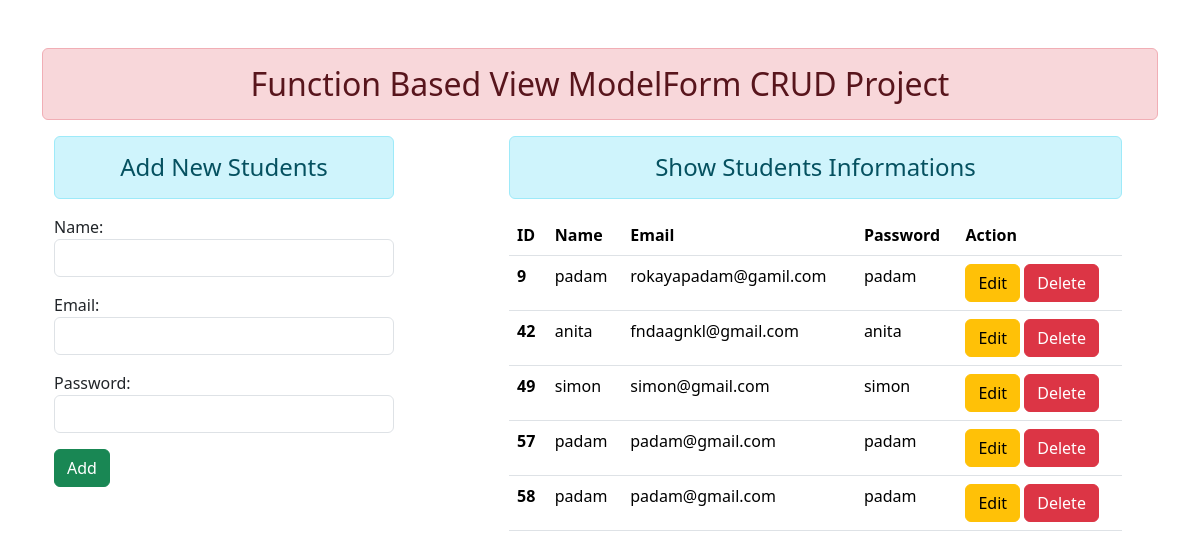
The page / on the database its author committed.
### blogs/models.py (models this page shows)
class User(models.Model):
    name = models.CharField(max_length=60)
    email = models.EmailField(max_length=70)
    password = models.CharField(max_length=20)

### blogs/views.py (the view)
# urls.py: path('', views.add_view, name = 'home'),
def add_view(request):
    if request.method == 'POST':
        fm = BlogsFOrm(request.POST)
        if fm.is_valid():
            nm = fm.cleaned_data['name']
            em = fm.cleaned_data['email']
            pw = fm.cleaned_data['password']
            reg = User(name=nm, email=em, password=pw)
            reg.save()
            fm = BlogsFOrm()
    else:
        fm = BlogsFOrm()
    stud = User.objects.all()
    return render(request, 'blogs/addshow.html', {'form':fm, 'stu':stud})

### blogs/forms.py
class BlogsFOrm(forms.ModelForm):
    class Meta:
        model = User
        fields = '__all__'
        widgets = {
            'name': forms.TextInput(attrs={'class':'form-control'}),
            'email':forms.EmailInput(attrs={'class':'form-control'}),
            'password':forms.PasswordInput(render_value=True, attrs={'class':'form-control'})
        }

### blogs/templates/blogs/addshow.html (shortened to what this page needs)
{% extends 'blogs/base.html' %}
{% block content %}
<div class= "container row">
 <div class="col-sm-4 ">
   <h4 class="text-center alert alert-info"> Add New Students </h4>
   <form action="" method="POST">
    {{form.as_p}}
    <input type="submit" value="Add" class="btn btn-success">
   </form>
 </div>
 <div class="col-sm-7 offset-1">
    <h4 class="text-center alert alert-info">Show Students Informations </h4>
    <form action="" method="POST">
    {% if stu %}
        <table class="table">
            <thead>
                <tr>
                    <th scope="col">ID</th>
                    <th scope="col">Name</th>
                    <th scope="col">Email</th>
                    <th scope="col">Password</th>
                    <th scope="col">Action</th>
                 </tr>
            </thead>
            <tbody>
               {% for st in stu%}
                  <tr>
                    <th scope="row">{{st.id}}</th>
                    <td>{{st.name}}</td>
                    <td>{{st.email}}</td>
                    <td>{{st.password}}</td>
                    <td>
                        <a href="{% url 'update' st.id %}" class="btn btn-warning">Edit</a>
                        <form action="{% url 'delete' st.id %}" method="post" class="d-inline">
                            <input type="submit" class="btn btn-danger" value="Delete">
                        </form>
                    </td>
                  </tr>
               {% endfor %}
            </tbody>
        </table>
    {% else %}
     <h4 class="text-center alert alert-warning">No Records </h4>
    {% endif %}
    </form>
  </div>
 </div>
{% endblock content %}

### blogs/templates/blogs/base.html (shortened to what this page needs)
<!DOCTYPE html>
{% load static %}
<html lang="en">
<head>
    <link rel="stylesheet" href="{% static 'blogs/css/bootstrap.css' %}">
</head>
<body>
    <div class="container mt-5">
        <h2 class="text-center alert alert-danger">Function Based View ModelForm CRUD Project</h2>
        {% block content%}
        {% endblock content%}
    </div>
</body>
</html>

### rows shown on the page
User: id "9", name "padam", email "rokayapadam@gamil.com", password "padam"
User: id "42", name "anita", email "fndaagnkl@gmail.com", password "anita"
User: id "49", name "simon", email "simon@gmail.com", password "simon"
User: id "57", name "padam", email "padam@gmail.com", password "padam"
User: id "58", name "padam", email "padam@gmail.com", password "padam"
